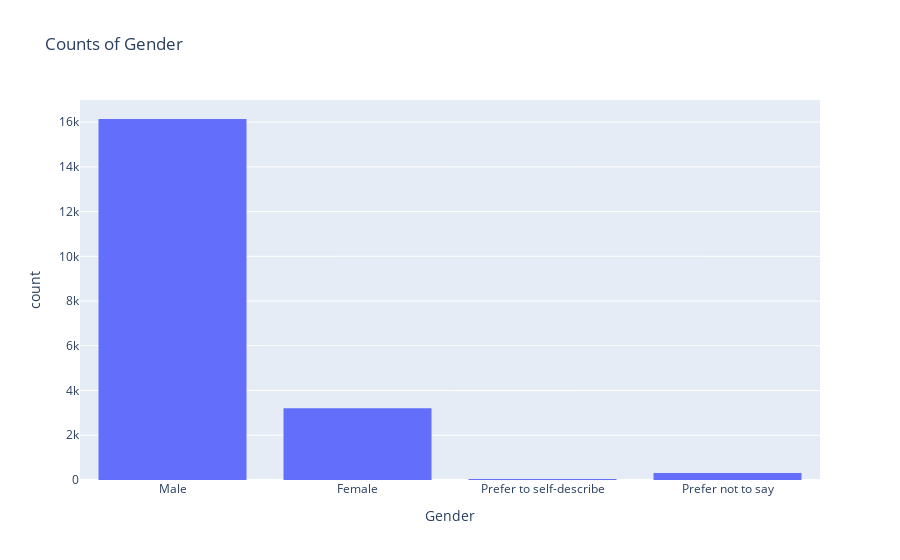

This figure's notebook cell:
### Code cell
import plotly.express as px
px.histogram(df, "Q2", labels={"Q2": "Gender"}, title="Counts of Gender")

### Figure 1 — Plotly figure (JSON) as saved in the notebook; plotly's stock layout.template omitted (floating-point values rounded to 4 significant figures; data arrays with more than 128 entries replaced by an {"elided": "..."} marker saying what was removed)
{"data": [{"alignmentgroup": "True", "bingroup": "x", "hovertemplate": "Gender=%{x}<br>count=%{y}<extra></extra>", "legendgroup": "", "marker": {"color": "#636efa", "pattern": {"shape": ""}}, "name": "", "offsetgroup": "", "orientation": "v", "showlegend": false, "type": "histogram", "x": {"elided": "19717 str values"}, "xaxis": "x", "yaxis": "y"}], "layout": {"barmode": "relative", "legend": {"tracegroupgap": 0}, "title": {"text": "Counts of Gender"}, "xaxis": {"anchor": "y", "domain": [0, 1], "title": {"text": "Gender"}}, "yaxis": {"anchor": "x", "domain": [0, 1], "title": {"text": "count"}}}}
